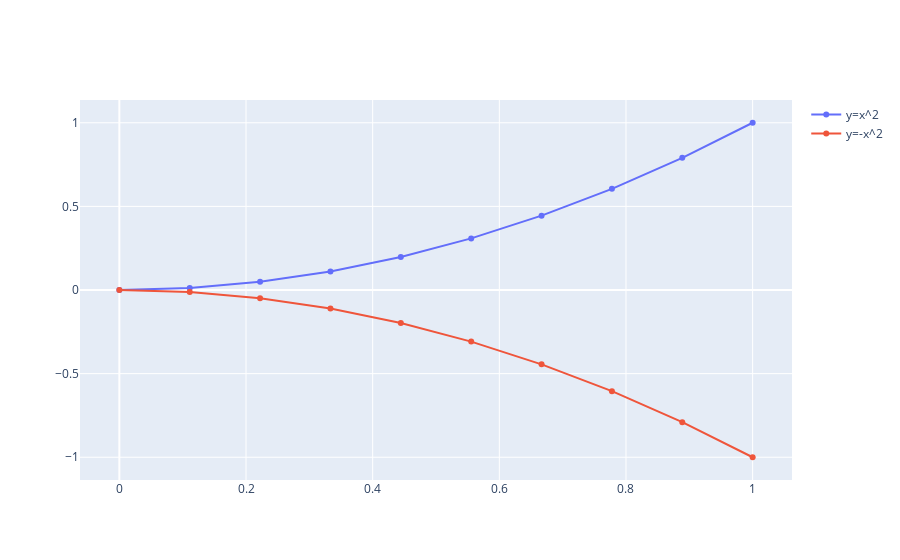
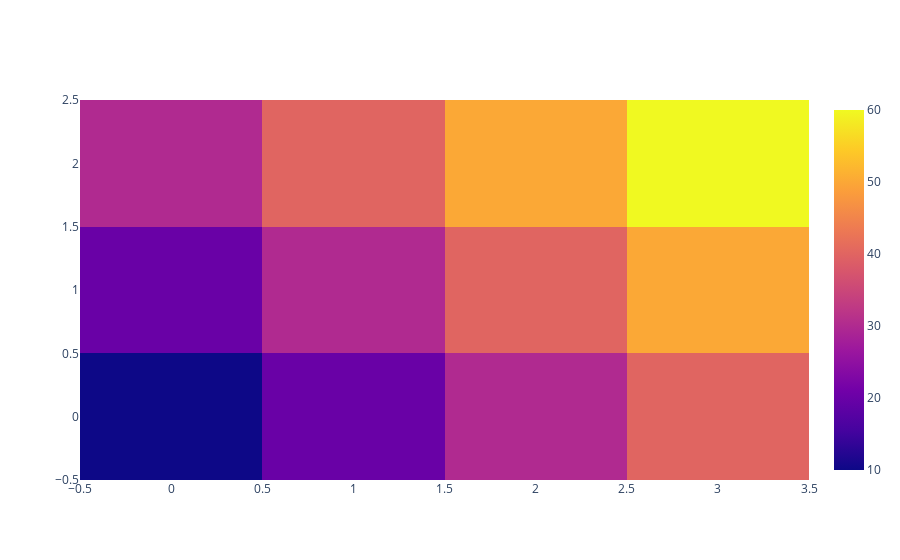

The cell these charts' notebook holds for them, in order:
### Markdown cell above
**BONUS**. An alternative plotting library: plotly

### Code cell
#install plotly with: pip install plotly
#you can run this shell command directly from Jupyter, by prefixing it with !
!pip install plotly

from plotly.offline import download_plotlyjs, init_notebook_mode, plot, iplot
import plotly.graph_objs as go
import numpy as np

init_notebook_mode(connected=True)

# example scatterplot

x = np.linspace(0, 1, 10)
y = x * x

iplot([go.Scatter(x=x, y=y, name="y=x^2"), go.Scatter(x=x, y=-y, name="y=-x^2")])

# example heatmap

iplot([go.Heatmap(z=[[10, 20, 30, 40],
                      [20, 30, 40, 50],
                      [30, 40, 50, 60]])])

### Figure 1 — Plotly figure (JSON) as saved in the notebook; plotly's stock layout.template omitted (floating-point values rounded to 4 significant figures)
{"data": [{"name": "y=x^2", "type": "scatter", "x": [0, 0.1111, 0.2222, 0.3333, 0.4444, 0.5556, 0.6667, 0.7778, 0.8889, 1], "y": [0, 0.01235, 0.04938, 0.1111, 0.1975, 0.3086, 0.4444, 0.6049, 0.7901, 1]}, {"name": "y=-x^2", "type": "scatter", "x": [0, 0.1111, 0.2222, 0.3333, 0.4444, 0.5556, 0.6667, 0.7778, 0.8889, 1], "y": [0, -0.01235, -0.04938, -0.1111, -0.1975, -0.3086, -0.4444, -0.6049, -0.7901, -1]}], "layout": {}}

### Figure 2 — Plotly figure (JSON) as saved in the notebook; plotly's stock layout.template omitted (floating-point values rounded to 4 significant figures)
{"data": [{"type": "heatmap", "z": [[10, 20, 30, 40], [20, 30, 40, 50], [30, 40, 50, 60]]}], "layout": {}}
